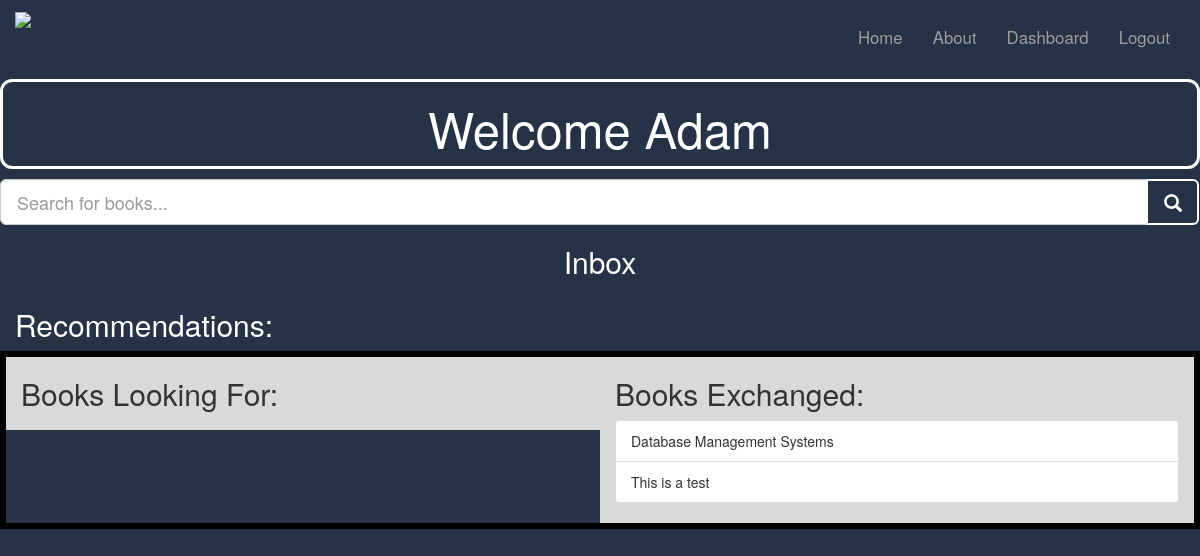
Page /dashboard/ (signed in) on the earlier database version.
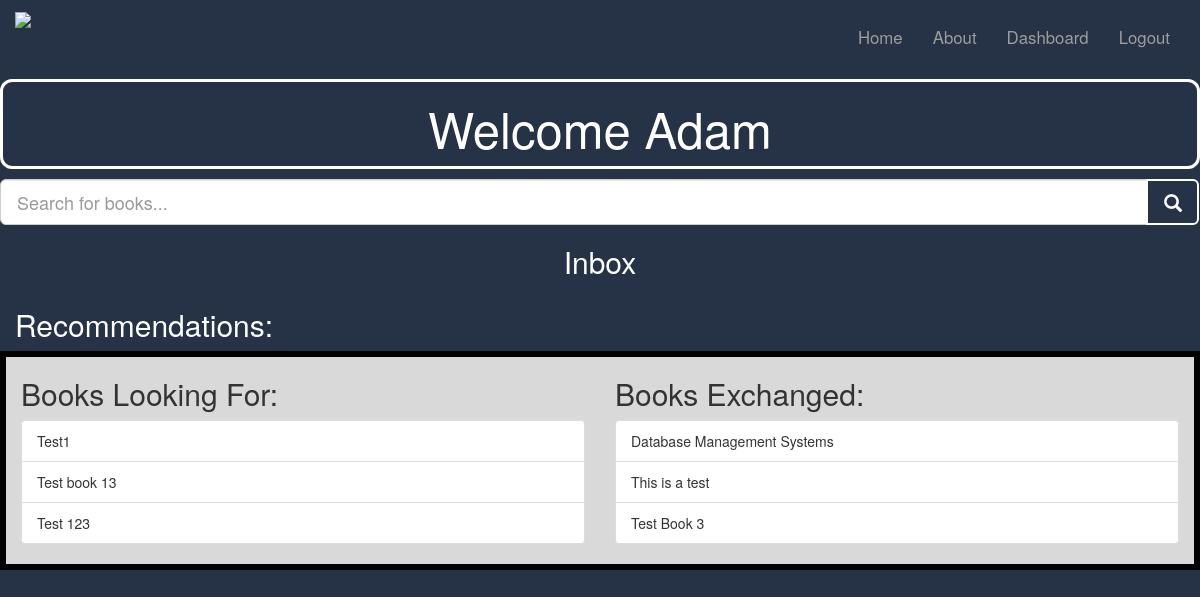
Same page on the later database version.
### home/models.py (models this page shows, shortened)
class Listing(models.Model):
    TYPES = (
        ('W', 'Want'),
        ('G', 'Give'),
    )
    sid = models.ForeignKey(Student, on_delete=models.CASCADE)
    bid = models.ForeignKey(Book, on_delete=models.CASCADE)
    type = models.CharField(max_length=1, choices=TYPES)
    date = models.DateField(auto_now_add=True)
    open = models.BooleanField(default=True)

class Book(models.Model):
    ISBN = models.IntegerField(default="")
    title = models.CharField(max_length=40, default="")
    def __str__(self):
        return self.title

### home/views.py (the view)
# urls.py: url(r'^dashboard/', views.dashboard, name='dashboard'),
def dashboard(request):
    listings = Listing.objects.all()
    return render(request, 'home/dashboard.html', {'listings': listings})

### templates/home/dashboard.html (shortened to what this page needs)
{% extends 'home/base.html' %}
{% block content %}
    <div class="container-fluid">
        <div class="row">
            <div class="col-md-12" style="color: #FFF; border: 3px solid white; border-radius: 12px; margin-bottom: 10px; text-align: center; ">
                <h2 style = "font-size: 350%">Welcome {{request.user.first_name}}</h2>
            </div>
        </div>
    </div>
    <form id="searchform" action="{%  url 'home:booksearch' %}" method="get">
        <div class = "input-group input-group-lg">
        <input class="form-control" id="q" name="q" placeholder="Search for books...">
        <div class="input-group-btn">
            <button class="btn btn-primary btn-block" type="submit">
                <i class="glyphicon glyphicon-search"></i>
                </button>
            </div>
        </div>
    </form>
    <div class="container-fluid">
        <div  class="row">
            <div class="col-md-12" style ="color: #FFF">
                <h2 style = "text-align: center; "><a style = "color: #FFF" href="{% url 'postman:inbox' %}">Inbox</a></h2>
            </div>
          </div>
    </div>
    <div class="container-fluid">
        <div class="row">
            <div class="col-md-12" style = "color: #FFF">
                <h2>Recommendations:</h2>
            </div>
        </div>
    </div>
    <div class="container-fluid">
        <div class="row display-flex" style = "border: 6px solid black;">
            <div class="col-sm-6" style = "background-color: #d9d9d9">
                <h2>Books Looking For:</h2>
                <ul class="list-group">
                    {% for l in listings %}
                        {% if l.sid.user == user and l.type == 'W'%}
                            <li class="list-group-item">{{l.bid}}</li>
                        {% endif %}
                    {% endfor %}
                </ul>
            </div>
            <div class="col-sm-6" style = "background-color: #d9d9d9">
                <h2>Books Exchanged:</h2>
                <ul class="list-group">
                    {% for l in listings %}
                        {% if l.sid.user == user and l.type == 'G'%}
                            <li class="list-group-item">{{l.bid}}</li>
                        {% endif %}
                    {% endfor %}
                </ul>
            </div>
        </div>
    </div>
{% endblock %}

### templates/home/base.html (shortened to what this page needs)
{%  load static %}
<!doctype html>
<html>
    <head>
        <link rel="stylesheet" href="https://maxcdn.bootstrapcdn.com/bootstrap/3.3.7/css/bootstrap.min.css">
        <link rel="stylesheet" href="https://cdnjs.cloudflare.com/ajax/libs/font-awesome/4.7.0/css/font-awesome.min.css">
        <link rel="stylesheet" href="http://code.jquery.com/ui/1.12.1/themes/base/jquery-ui.css" type="text/css" media="all"/>
        <link rel="stylesheet" type="text/css" href="{% static 'css/home.css' %}">
    </head>
    <body>
        <header>
            <nav class="navbar navbar-inverse">
                <div class="container-fluid">
                    <div class="navbar-header">
                        <a class="navbar-brand" href="#"><img src="#"></a>
                    </div>
                    <div class="collapse navbar-collapse" id="myNavbar">
                        <ul class="nav navbar-nav navbar-right">
                            <li><a href="{% url 'home:home' %}">Home</a></li>
                            <li><a href="{% url 'home:about' %}">About</a></li>
                            {% if user.is_authenticated %}
                                <li><a href="{% url 'home:dashboard' %}">Dashboard</a></li>
                                <li><a href="{% url 'home:logout' %}">Logout</a></li>
                            {% else %}
                                <li><a href="{% url 'home:login' %}">Login</a></li>
                            {% endif %}
                        </ul>
                    </div>
                </div>
            </nav>
        </header>
        <main>
            {% block content %}
            {% endblock %}
        </main>
    </body>
</html>

### static/css/home.css (style rules this page uses)
body { background-color:#263245; }
.navbar { margin-bottom: 0; border-radius: 0; background-color: #263245; color: #FFF; padding: 1% 0; font-size: 1.2em; border: 0; }
.navbar-brand { float: left; min-height: 55px; padding: 0 15px 5px; }
.btn { font-size: 18px; color: #FFF; padding: 12px 22px; background:#263245; border: 2px solid #FFF; }
img { height: 100%; }

Differences in the rows shown:
added Listing: bid "Test1", shown under "Books Looking For:"
added Listing: bid "Test book 13", shown under "Books Looking For:"
added Listing: bid "Test 123", shown under "Books Looking For:"
added Listing: bid "Test Book 3", shown under "Books Exchanged:"
